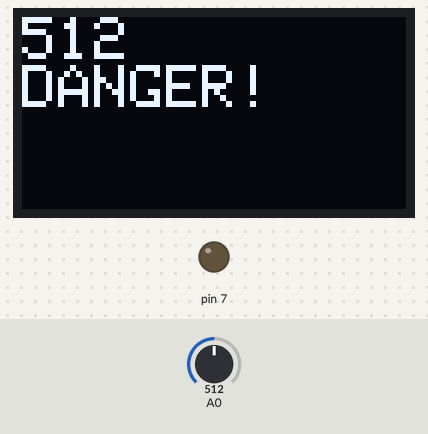
Recording of a sketch running on a simulated Arduino Uno, built with avr-gcc and run on an emulated ATmega328P. Parts: 128×64 one-colour display, output pins drawn as LEDs (lit = HIGH). The inputs (shaded band) are chosen by the test bench; at power-on: A0 = 512.

Above: at 2.8 s.
2.9 s: A0 set to 128
At 3.8 s:
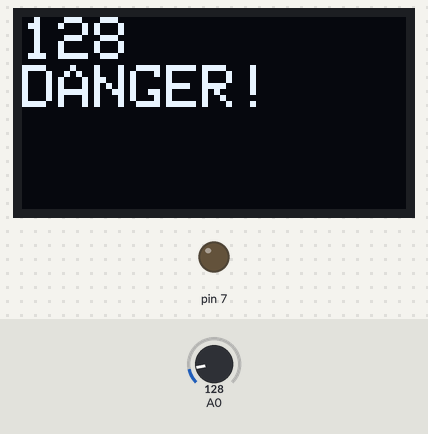
4.5 s: A0 set to 115
At 5.8 s:
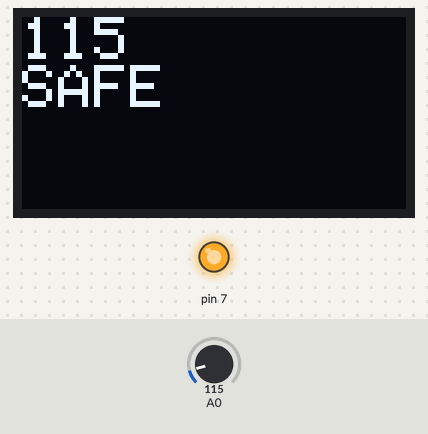
6.5 s: A0 set to 122
At 7.4 s:
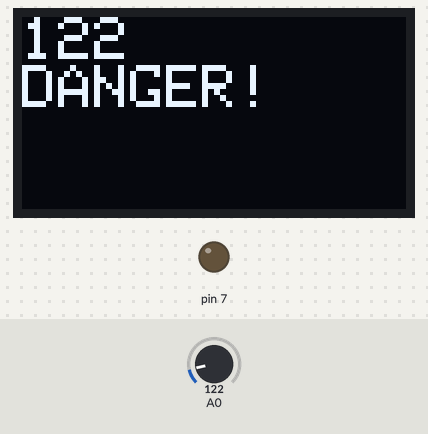
Timing chart, 0 to 9.5 s (numbered marks = the images above; inputs shaded):
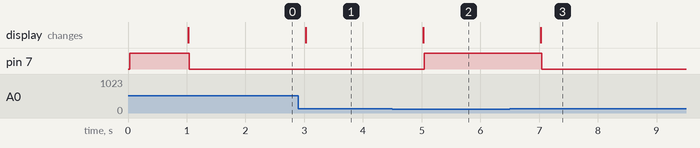

The sketch:

gas_detector.ino
```cpp
#include <Wire.h>
#include <Adafruit_SSD1306.h>
#include <Adafruit_GFX.h>
#include <SoftwareSerial.h>

#define SCREEN_WIDTH 128
#define SCREEN_HEIGHT 64
#define OLED_RESET   -1

int           gasValue;
unsigned long lastTime = 0;
const long    interval = 1000;

Adafruit_SSD1306 display(
  SCREEN_WIDTH,
  SCREEN_HEIGHT,
  &Wire,
  OLED_RESET
);

SoftwareSerial bluetooth(10, 11);

void updateDisplay();

void setup() {
  Serial.begin(9600);
  display.begin(SSD1306_SWITCHCAPVCC, 0x3C);
  bluetooth.begin(9600);
  pinMode(7, OUTPUT);
}

void loop() {
  unsigned long currentTime = millis();

  if (currentTime - lastTime >= interval) {
    lastTime = currentTime;
    gasValue = analogRead(A0);
    updateDisplay();

    bluetooth.print(gasValue);
    bluetooth.print(" - ");
    if (gasValue > 120) {
      bluetooth.println("DANGER!");
    } else {
      bluetooth.println("SAFE");
    }
  }

  if (gasValue > 120) {
    digitalWrite(7, LOW);
  } else {
    digitalWrite(7, HIGH);
  }
}

void updateDisplay() {
  display.clearDisplay();
  display.setTextSize(2);
  display.setTextColor(WHITE);
  display.setCursor(0, 0);
  display.println(gasValue);
  if (gasValue > 120) {
    display.println("DANGER!");
  } else {
    display.println("SAFE");
  }
  display.display();
}
```

Measured:
- the behaviour switches between 121 and 120 on A0 (found by bisection; images 1 and 2)
- after the input at 2.9 s, the display: changes after 0.13 s (image 1)
- after the input at 4.5 s, pin 7: LOW → HIGH after 0.54 s; the display: changes after 0.53 s (image 2)
- after the input at 6.5 s, pin 7: HIGH → LOW after 0.54 s; the display: changes after 0.53 s (image 3)
